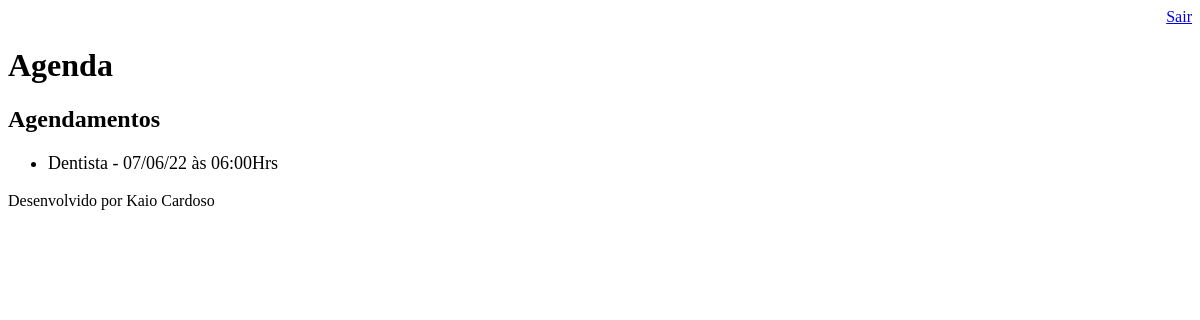
Page /agenda/ (signed in) on the earlier database version.
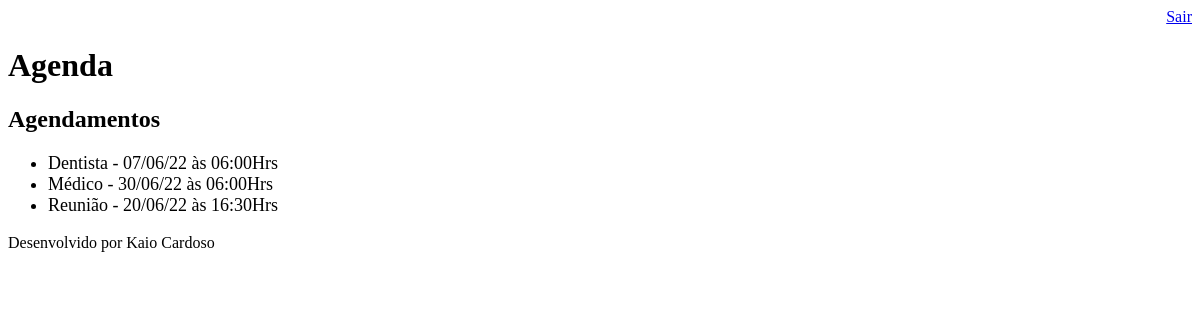
Same page on the later database version.
### core/models.py (models this page shows, shortened)
class Evento(models.Model):
    titulo = models.CharField(max_length=100)
    descricao = models.TextField(blank=True, null=True)
    data_evento = models.DateTimeField(verbose_name='Data do Evento')
    data_criacao = models.DateTimeField(auto_now=True)
    usuario = models.ForeignKey(User, on_delete=models.CASCADE)
    class Meta:
        db_table = 'evento'
    def get_data_evento(self):
        return self.data_evento.strftime('%d/%m/%y às %H:%MHrs')

### core/views.py (the view)
# urls.py: path('agenda/', views.lista_eventos),
@login_required(login_url='/login/')
def lista_eventos(request):
    evento = Evento.objects.all()
    dados = {'eventos':evento}
    return render(request, 'agenda.html', dados)

### Templates/agenda.html
{% extends "model-page.html" %}
{% block content %}
    <h2>Agendamentos</h2>
    <ul style="font-size: 18px">
    {% for evento in eventos %}
        <li>{{ evento.titulo }} - {{ evento.get_data_evento }}</li>
    {% endfor %}
    </ul>
{% endblock %}

### Templates/model-page.html
<!DOCTYPE html>
<html lang="en">
<head>
   {% include "model-header.html" %}
</head>
<body>
    {% block content %} {% endblock %}
    {% include "model-footer.html" %}
</body>
</html>

### Templates/model-header.html (shortened to what this page needs)
    <div align="right">
          <a href="/logout">Sair</a>
    </div>
    <h1>Agenda</h1>

### Templates/model-footer.html
<p>Desenvolvido por Kaio Cardoso</p>

Differences in the rows shown:
added Evento: titulo "Médico", get_data_evento "30/06/22 às 06:00Hrs"
added Evento: titulo "Reunião", get_data_evento "20/06/22 às 16:30Hrs"
